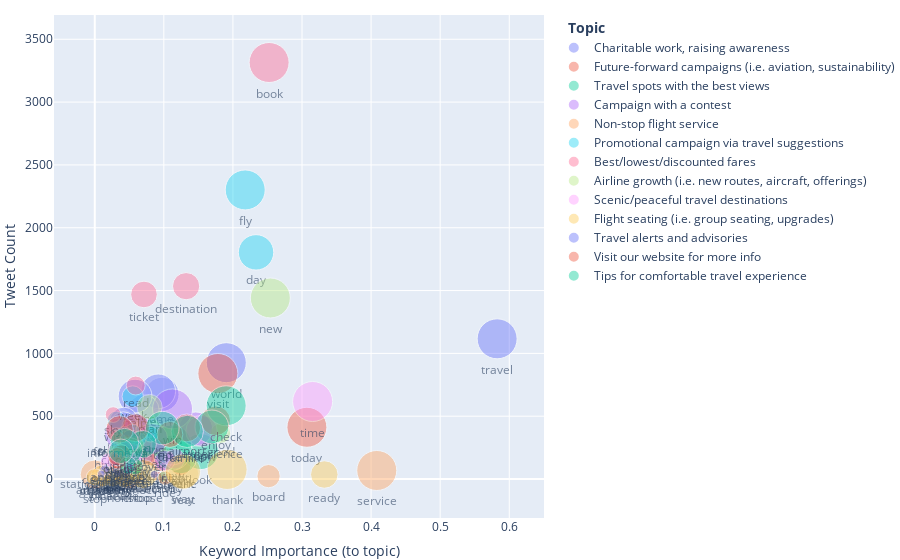

The code cell stored with this chart in its notebook:
### Code cell
fig = go.Figure(data=scatter_list)

#     fig = go.Figure(data=[go.Scatter(
#         x=topic_0['keyword_importance'].values.tolist(), 
#         y=topic_0['keyword_tweet_count_in_topic'].values.tolist(),
#         mode='markers',
#         marker=dict(
#             size=topic_0['share_of_topic_tweets'].values.tolist(),
#             sizemode='area',
#             sizeref=2.*max(topic_0['share_of_topic_tweets'].values.tolist())/(40.**2),
#             sizemin=4
#         ),
#         text=topic_0['topic_keyword'].values.tolist(),
#         textposition='bottom center',
#         name=topic_0['topic_name'].values.tolist()[0]
#     )
#     ])

fig.update_layout(
        margin=dict(t=15, 
                    b=0, 
                    l=20, 
                    r=0),
        yaxis=dict(title='Tweet Count'),
        xaxis=dict(title='Keyword Importance (to topic)'),
        legend=dict(itemsizing='constant',
                    title=dict(text='   <b>Topic</b>')),
    )    

fig.show()

### Figure 1 — Plotly figure (JSON) as saved in the notebook; plotly's stock layout.template omitted (floating-point values rounded to 4 significant figures)
{"data": [{"marker": {"size": [0.2109, 0.1535, 0.159, 0.04145, 0.1253, 0.09519, 0.1503, 0.0599, 0.1048, 0.09724], "sizemin": 4, "sizemode": "area", "sizeref": 0.0002636}, "mode": "markers+text", "name": "Charitable work, raising awareness", "opacity": 0.6, "text": ["world", "learn", "come", "food", "team", "support", "help", "big", "proud", "want"], "textposition": "bottom center", "type": "scatter", "x": [0.1904, 0.09733, 0.09182, 0.07324, 0.07082, 0.061, 0.05833, 0.05552, 0.0421, 0.04137], "y": [926, 674, 698, 182, 550, 418, 660, 263, 460, 427]}, {"marker": {"size": [0.3965, 0.1078, 0.1482, 0.0231, 0.2108, 0.1781, 0.0462, 0.09336, 0.1232, 0.05486], "sizemin": 4, "sizemode": "area", "sizeref": 0.0004957}, "mode": "markers+text", "name": "Future-forward campaigns (i.e. aviation, sustainability)", "opacity": 0.6, "text": ["today", "excite", "journey", "fantastic", "share", "customer", "introduce", "head", "future", "extra"], "textposition": "bottom center", "type": "scatter", "x": [0.3071, 0.1243, 0.09821, 0.09048, 0.08342, 0.045, 0.0383, 0.03584, 0.03451, 0.0231], "y": [412, 112, 154, 24, 219, 185, 48, 97, 128, 57]}, {"marker": {"size": [0.1971, 0.1501, 0.1899, 0.245, 0.01718, 0.03888, 0.1184, 0.05606, 0.02532, 0.02803], "sizemin": 4, "sizemode": "area", "sizeref": 0.0003063}, "mode": "markers+text", "name": "Travel spots with the best views", "opacity": 0.6, "text": ["look", "work", "great", "view", "activity", "connect", "guess", "tomorrow", "easy", "early"], "textposition": "bottom center", "type": "scatter", "x": [0.1532, 0.1245, 0.1122, 0.1114, 0.09957, 0.0561, 0.03884, 0.03573, 0.03553, 0.03312], "y": [218, 166, 210, 271, 19, 43, 131, 62, 28, 31]}, {"marker": {"size": [0.2046, 0.2862, 0.07487, 0.1651, 0.09487, 0.03795, 0.07179, 0.05179, 0.1846, 0.04462], "sizemin": 4, "sizemode": "area", "sizeref": 0.0003577}, "mode": "markers+text", "name": "Campaign with a contest", "opacity": 0.6, "text": ["happy", "win", "use", "get", "instagram", "info", "feature", "stand", "chance", "participate"], "textposition": "bottom center", "type": "scatter", "x": [0.1461, 0.1126, 0.1013, 0.08362, 0.0515, 0.04651, 0.04338, 0.04093, 0.03744, 0.03227], "y": [399, 558, 146, 322, 185, 74, 140, 101, 360, 87]}, {"marker": {"size": [0.8831, 0.2987, 0.1169, 0.4156, 0.01299, 0.05195, 0.4675, 0.03896, 0.06494, 0], "sizemin": 4, "sizemode": "area", "sizeref": 0.001104}, "mode": "markers+text", "name": "Non-stop flight service", "opacity": 0.6, "text": ["service", "board", "ride", "nonstop", "recovery", "guest", "stop", "close", "app", "station_town"], "textposition": "bottom center", "type": "scatter", "x": [0.4082, 0.2516, 0.1019, 0.04974, 0.01806, 1.725e-05, 1.719e-05, 1.719e-05, 1.716e-05, 1.715e-05], "y": [68, 23, 9, 32, 1, 4, 36, 3, 5, 0]}, {"marker": {"size": [0.3256, 0.4153, 0.06443, 0.05793, 0.1186, 0.0675, 0.06443, 0.0545, 0.08464, 0.06244], "sizemin": 4, "sizemode": "area", "sizeref": 0.0005191}, "mode": "markers+text", "name": "Promotional campaign via travel suggestions", "opacity": 0.6, "text": ["day", "fly", "bring", "live", "week", "dream", "long", "life", "wish", "schedule"], "textposition": "bottom center", "type": "scatter", "x": [0.2335, 0.2178, 0.08051, 0.06356, 0.05498, 0.05466, 0.04159, 0.03395, 0.03126, 0.03087], "y": [1804, 2301, 357, 321, 657, 374, 357, 302, 469, 346]}, {"marker": {"size": [0.4155, 0.1924, 0.1841, 0.09326, 0.02081, 0.04086, 0.0008774, 0.04224, 0.0643, 0.02607], "sizemin": 4, "sizemode": "area", "sizeref": 0.0005194}, "mode": "markers+text", "name": "Best/lowest/discounted fares", "opacity": 0.6, "text": ["book", "destination", "ticket", "read", "super", "favourite", "well", "month", "sky", "history"], "textposition": "bottom center", "type": "scatter", "x": [0.2524, 0.1322, 0.07125, 0.05927, 0.04087, 0.03331, 0.03305, 0.03116, 0.02663, 0.02607], "y": [3315, 1535, 1469, 744, 166, 326, 7, 337, 513, 208]}, {"marker": {"size": [0.4047, 0.1022, 0.1609, 0.07526, 0.07386, 0.07779, 0.0264, 0.05532, 0.05729, 0.01292], "sizemin": 4, "sizemode": "area", "sizeref": 0.0005058}, "mode": "markers+text", "name": "Airline growth (i.e. new routes, aircraft, offerings)", "opacity": 0.6, "text": ["new", "good", "plan", "join", "deal", "follow", "final", "enter", "sure", "delivery"], "textposition": "bottom center", "type": "scatter", "x": [0.2541, 0.1821, 0.07937, 0.0587, 0.04857, 0.04491, 0.04026, 0.03171, 0.02784, 0.02626], "y": [1441, 364, 573, 268, 263, 277, 94, 197, 204, 46]}, {"marker": {"size": [0.3839, 0.2377, 0.09956, 0.122, 0.07778, 0.09521, 0.1369, 0.09023, 0.03298, 0.08463], "sizemin": 4, "sizemode": "area", "sizeref": 0.0004799}, "mode": "markers+text", "name": "Scenic/peaceful travel destinations", "opacity": 0.6, "text": ["time", "know", "night", "beautiful", "moment", "stay", "hour", "away", "drop", "departure"], "textposition": "bottom center", "type": "scatter", "x": [0.3154, 0.1546, 0.1158, 0.05302, 0.05064, 0.04685, 0.03563, 0.031, 0.02491, 0.02169], "y": [617, 382, 160, 196, 125, 153, 220, 145, 53, 136]}, {"marker": {"size": [0.1905, 0.4021, 0.2381, 0.3122, 0.2116, 0.1376, 0.1164, 0.1217, 0.07407, 0.01058], "sizemin": 4, "sizemode": "area", "sizeref": 0.0005026}, "mode": "markers+text", "name": "Flight seating (i.e. group seating, upgrades)", "opacity": 0.6, "text": ["ready", "thank", "way", "seat", "choose", "leave", "hand", "nice", "go", "amaze"], "textposition": "bottom center", "type": "scatter", "x": [0.3323, 0.1916, 0.1283, 0.1275, 0.07038, 0.04302, 0.0268, 0.01042, 7.142e-06, 7.126e-06], "y": [36, 76, 45, 59, 40, 26, 22, 23, 14, 2]}, {"marker": {"size": [0.7921, 0.02626, 0.2179, 0.05962, 0.149, 0.04187, 0.1199, 0.04613, 0.0511, 0.02839], "sizemin": 4, "sizemode": "area", "sizeref": 0.0009901}, "mode": "markers+text", "name": "Travel alerts and advisories", "opacity": 0.6, "text": ["travel", "minute", "detail", "ensure", "online", "result", "mile", "send", "smile", "delay"], "textposition": "bottom center", "type": "scatter", "x": [0.5825, 0.08615, 0.05174, 0.04931, 0.03702, 0.03315, 0.03283, 0.01609, 0.01448, 0.009486], "y": [1116, 37, 307, 84, 210, 59, 169, 65, 72, 40]}, {"marker": {"size": [0.3026, 0.1671, 0.1466, 0.1279, 0.147, 0.07024, 0.1423, 0.05007, 0.05295, 0.06412], "sizemin": 4, "sizemode": "area", "sizeref": 0.0003782}, "mode": "markers+text", "name": "Visit our website for more info", "opacity": 0.6, "text": ["visit", "enjoy", "airport", "take", "love", "soon", "information", "operation", "announce", "spot"], "textposition": "bottom center", "type": "scatter", "x": [0.1782, 0.175, 0.1331, 0.1087, 0.059, 0.03833, 0.03595, 0.03387, 0.03321, 0.03256], "y": [840, 464, 407, 355, 408, 195, 395, 139, 147, 178]}, {"marker": {"size": [0.2672, 0.1902, 0.1737, 0.1861, 0.1269, 0.04583, 0.1049, 0.04995, 0.1334, 0.1013], "sizemin": 4, "sizemode": "area", "sizeref": 0.000334}, "mode": "markers+text", "name": "Tips for comfortable travel experience", "opacity": 0.6, "text": ["check", "experience", "airline", "trip", "discover", "baggage", "holiday", "begin", "update", "late"], "textposition": "bottom center", "type": "scatter", "x": [0.1902, 0.1696, 0.134, 0.09794, 0.0692, 0.05773, 0.05104, 0.04834, 0.04306, 0.03784], "y": [583, 415, 379, 406, 277, 100, 229, 109, 291, 221]}], "layout": {"legend": {"itemsizing": "constant", "title": {"text": "   <b>Topic</b>"}}, "margin": {"b": 0, "l": 20, "r": 0, "t": 15}, "xaxis": {"title": {"text": "Keyword Importance (to topic)"}}, "yaxis": {"title": {"text": "Tweet Count"}}}}
